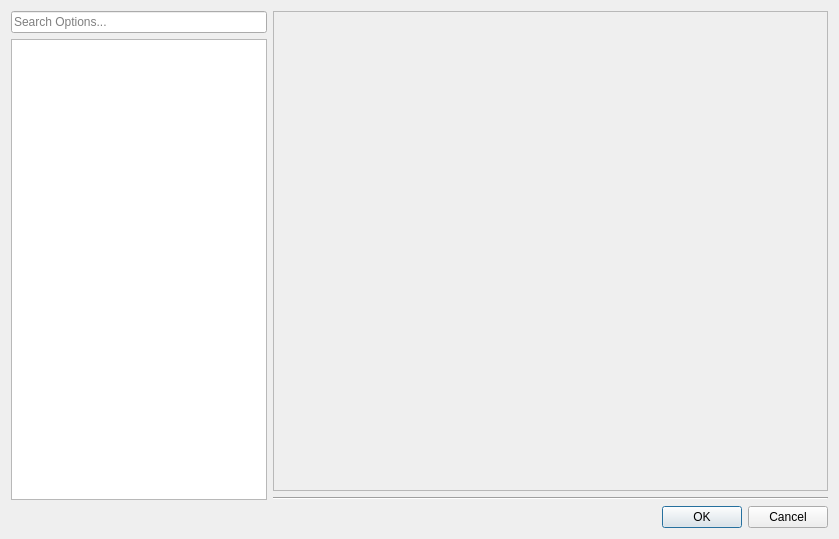
<?xml version="1.0" encoding="UTF-8"?>
<ui version="4.0">
 <class>OptionsDialog</class>
 <widget class="QDialog" name="OptionsDialog">
  <property name="geometry">
   <rect>
    <x>0</x>
    <y>0</y>
    <width>839</width>
    <height>539</height>
   </rect>
  </property>
  <property name="windowTitle">
   <string>Options</string>
  </property>
  <layout class="QVBoxLayout" name="verticalLayout">
   <item>
    <layout class="QHBoxLayout" name="horizontalLayout" stretch="0,1000">
     <item>
      <layout class="QVBoxLayout" name="verticalLayout_2">
       <property name="leftMargin">
        <number>0</number>
       </property>
       <item>
        <widget class="QLineEdit" name="lineEdit">
         <property name="placeholderText">
          <string>Search Options...</string>
         </property>
        </widget>
       </item>
       <item>
        <widget class="QListView" name="listView"/>
       </item>
      </layout>
     </item>
     <item>
      <layout class="QGridLayout" name="gridLayout">
       <item row="1" column="0">
        <widget class="Line" name="line">
         <property name="orientation">
          <enum>Qt::Horizontal</enum>
         </property>
        </widget>
       </item>
       <item row="0" column="0">
        <widget class="QFrame" name="frame">
         <property name="sizePolicy">
          <sizepolicy hsizetype="Minimum" vsizetype="Preferred">
           <horstretch>1</horstretch>
           <verstretch>0</verstretch>
          </sizepolicy>
         </property>
         <property name="baseSize">
          <size>
           <width>0</width>
           <height>0</height>
          </size>
         </property>
         <property name="frameShape">
          <enum>QFrame::StyledPanel</enum>
         </property>
         <property name="frameShadow">
          <enum>QFrame::Raised</enum>
         </property>
        </widget>
       </item>
      </layout>
     </item>
    </layout>
   </item>
   <item>
    <widget class="QDialogButtonBox" name="buttonBox">
     <property name="whatsThis">
      <string>&lt;html&gt;&lt;head/&gt;&lt;body&gt;&lt;p&gt;Accept all changes and return to the IDE&lt;/p&gt;&lt;/body&gt;&lt;/html&gt;</string>
     </property>
     <property name="orientation">
      <enum>Qt::Horizontal</enum>
     </property>
     <property name="standardButtons">
      <set>QDialogButtonBox::Cancel|QDialogButtonBox::Ok</set>
     </property>
     <property name="centerButtons">
      <bool>false</bool>
     </property>
    </widget>
   </item>
  </layout>
 </widget>
 <resources/>
 <connections>
  <connection>
   <sender>buttonBox</sender>
   <signal>accepted()</signal>
   <receiver>OptionsDialog</receiver>
   <slot>accept()</slot>
   <hints>
    <hint type="sourcelabel">
     <x>229</x>
     <y>485</y>
    </hint>
    <hint type="destinationlabel">
     <x>157</x>
     <y>274</y>
    </hint>
   </hints>
  </connection>
  <connection>
   <sender>buttonBox</sender>
   <signal>rejected()</signal>
   <receiver>OptionsDialog</receiver>
   <slot>reject()</slot>
   <hints>
    <hint type="sourcelabel">
     <x>297</x>
     <y>491</y>
    </hint>
    <hint type="destinationlabel">
     <x>286</x>
     <y>274</y>
    </hint>
   </hints>
  </connection>
 </connections>
</ui>
